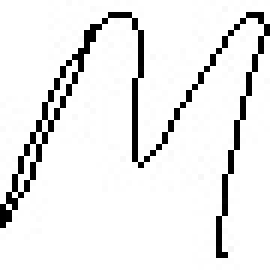
#> input picture Assessment Task 1/student_25349642/M/M_85372.jpg, 45 x 45 px, given as the content of the folder ./output/train/+, which was not available (shown 6 times larger)
$ jupyter execute --allow-errors AT1-PartA-ANN_HOG.ipynb   (shell and % lines are left out)   (text cells are left out)
#> lines starting #> are read from the running program, lines starting #| are printed output that depends on the picture; pictures that were not available may be replaced by others from this repository, and a replacement may not be noted
[cell 1]
import splitfolders

splitfolders.ratio("student_25349642", output="output", seed=1337, ratio=(.8, .1, .1),
                   group_prefix=None, group=None, formats=(".jpg", ".jpeg", ".png"), move=False, shuffle=True)
#> (this line was passed over: splitfolders is not available in this run)

[cell 2]
import numpy as np
import matplotlib.pyplot as plt
from skimage import feature # This pacakge is used for LBP feature extraction
from sklearn import svm # This pacakge is used for svm classification
from sklearn import metrics
import cv2
import seaborn as sns # This pacakge is used for better visualization of data (e.g confusion matrix)
import os
from sklearn.model_selection import train_test_split
from skimage.feature import local_binary_pattern
from sklearn.metrics import accuracy_score, confusion_matrix, classification_report
from skimage import feature

[cell 3]
labelName = ['+', 'beta', 'cos', 'leq', 'M', 'N', 'R', 'rightarrow', 'S', 'z']

def load_dataset(path):

    data = []
    labels = []

    for label in labelName:
        class_path = os.path.join(path, label)

        for img_name in os.listdir(class_path):
            img_path = os.path.join(class_path, img_name)

            img = cv2.imread(img_path, cv2.IMREAD_GRAYSCALE)
            img = cv2.resize(img, (28, 28))

            data.append(img.flatten())
            labels.append(labelName.index(label))

    return np.array(data), np.array(labels)

[cell 4]
X_train, y_train = load_dataset('./output/train')
#> in load_dataset, img is the input picture: shape (45, 45); min 0, max 255, mean 234
#> in load_dataset, `img = cv2.resize(img, (28, 28))`:
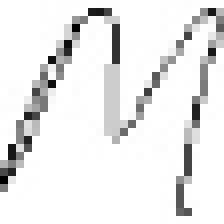
#> img: shape (28, 28) (shown 8 times larger); min 0, max 255, mean 233.7
X_test, y_test = load_dataset('./output/test')
X_val, y_val = load_dataset('./output/val')

[cell 5]
print(np.shape(X_train))
#| (10, 784)
print(np.shape(X_test))
#| (10, 784)
print(np.shape(X_val))
#| (10, 784)

[cell 6]
X_train=X_train.reshape(-1,28,28)
X_test=X_test.reshape(-1,28,28)
X_val=X_val.reshape(-1,28,28)

# print the size of the result reshaped train and test data splits

print("Train dataset after reshaping:{}".format(np.shape(X_train)))
#| Train dataset after reshaping:(10, 28, 28)
print("Test dataset after reshaping :{}".format(np.shape(X_test)))
#| Test dataset after reshaping :(10, 28, 28)
print("Val dataset after reshaping :{}".format(np.shape(X_val)))
#| Val dataset after reshaping :(10, 28, 28)

[cell 7]
img_index = 10
fig = plt.figure()
ax1 = fig.add_subplot(2,2,1)
ax1.axis('off')
#> (the rest of this cell did not finish here and is left out)

[cell 8]
# initialize the data matrix and labels
print("Extracting features from training dataset...")
data_train = []
labels_train = []

# loop over the training images
for img_index in range(len(X_train)):
  # load the image, and extract HOG features it
  ## WRITE YOUR CODE HERE ## (~ 4 lines)
  image = (X_train[img_index])

  # Hint: use orientation =9, pixel_per_cell=(10,10), cells_per_block=2,2,
  # transform_sqrt=True and block_norm="L2-Hys"
  #
  H = feature.hog(image, orientations=9,
                  pixels_per_cell=(10,10),
                  cells_per_block=(2,2),
                  transform_sqrt=True,
                  block_norm='L2-Hys') # Complete the code

  # update the data and labels
  data_train.append(H) # Complete the code
  labels_train.append(y_train[img_index]) # Complete the code

data_train = np.array(data_train).T
labels_train = np.array(labels_train)

## END YOUR CODE HERE ##
print(np.shape(data_train))
#| (36, 10)
print(np.shape(labels_train))
#| (10,)

[cell 9]
data_val = []
labels_val = []

for img_index in range(len(X_val)):
    image = X_val[img_index]

    H = feature.hog(image,
                    orientations=9,
                    pixels_per_cell=(10,10),
                    cells_per_block=(2,2),
                    transform_sqrt=True,
                    block_norm='L2-Hys')

    data_val.append(H)
    labels_val.append(y_val[img_index])
data_val = np.array(data_val).T
labels_val = np.array(labels_val)

[cell 10]
def softmax(z):
    """
    Returns the sigmoid of z

    Arguments:
    z --> A scalar or numpy array of any size.

    Return:
    s --> sigmoid(z)
    """

    ### WRITE YOUR CODE HERE ### (~ 2 line of code)

    z_max = np.max(z, axis=0, keepdims=True)
    z_exp = np.exp(z - z_max)
    s = z_exp / np.sum(z_exp, axis=0, keepdims=True)

    ### END YOUR CODE HERE ###

    return s

[cell 11]
def relu(z):
    return np.maximum(0, z)

def relu_derivative(z):
    return (z > 0).astype(float)

[cell 12]
def loss(A, Y, m):

  """
    Returns the average log loss of A and Y

    Arguments:
    A --> A numpy array of any size.
    Y --> A numpy array of any size.
    m --> number of samples

    Return:
    loss(A, Y, m) --> a scalar
  """

  ## WRITE YOUR CODE HERE ## (~ 1 line of code)

  return (1 / m) * np.sum((-Y) * np.log(A + 1e-10))

  ### END YOUR CODE HERE ###

[cell 13]
def initialize_weight_bias(n_x, n_h, n_y):
  """
  Initialize the weight (W) and bias (b) for ReLU and Softmax functions

  return w1, b1, w2 and b2
  """
  ## WRITE YOUR CODE HERE ## (~ 2 line of code)
  np.random.seed(1)
  w1 = np.random.randn(n_h, n_x) * 0.01
  b1 = np.zeros((n_h, 1))
  w2 = np.random.randn(n_y, n_h) * 0.01
  b2 = np.zeros((n_y, 1))
  ### END YOUR CODE HERE ###

  return w1, b1, w2, b2

[cell 14]
def gradient_descent(w1, b1, w2, b2, X, Y, epochs, learning_rate, show_cost = True):
    """
    Gradient Descent (GD) Algorithm to find the optimum value of W and B

    Arguments:
    w --> weights, a numpy array of size (num_px * num_px * 3, 1)
    b --> bias, a scalar
    X --> data of shape (num_px * num_px * 3, number of examples)
    Y --> true "label" vector (containing 0 if non-cat, 1 if cat), of shape (1, number of examples)
    num_iterations --> number of iterations of the GD loop
    learning_rate --> learning rate of the gradient descent update rule
    show_cost --> True to displat the loss at every 1000 steps

    Returns:
    params --> dictionary containing the weights w and bias b
    grads --> dictionary containing the gradients of the weights and bias with respect to the cost function
    costs --> list of all the costs computed during the optimization, this will be used to plot the learning curve.

    Tips:
    You basically need to write down two steps and iterate through them:
        1) Calculate the cost and the gradient for the current parameters. Use propagate().
        2) Update the parameters using gradient descent rule for w and b.
    """

    costs = []

    for itr in range(epochs):


        # FORWARD PASS Operation: Cost and gradient calculation
        ## WRITE YOUR CODE HERE ## (~ 2 line of code)

        m = X.shape[1]

        z1 = np.dot(w1, X) + b1
        a1 = relu(z1)

        z2 = np.dot(w2, a1) + b2
        a2 = softmax(z2)

        cost = loss(a2, Y, m)

        ### END YOUR CODE HERE ###

        # BACK PROPAGATION Operation (Find gradient(dw), dw and db)
        ## WRITE YOUR CODE HERE ## (~ 3 line of code)

        dz2 = (a2 - Y)
        dw2 = (1 / m) * np.dot(dz2, a1.T)
        db2 = (1 / m) * np.sum(dz2, axis=1, keepdims=True)

        dz1 = np.dot(w2.T, dz2) * relu_derivative(z1)
        dw1 = (1 / m) * np.dot(dz1, X.T)
        db1 = (1 / m) * np.sum(dz1, axis=1, keepdims=True)

        ### END YOUR CODE HERE ###

        cost = np.squeeze(cost)

        # Update w and b with dw and db
        # Hint:
        # dw = dw - learning_rate *dw
        # db = db - learning_rate *db
        ## WRITE YOUR CODE HERE ## (~ 2 line of code)

        w1 = w1 - (learning_rate * dw1)
        b1 = b1 - (learning_rate * db1)
        w2 = w2 - (learning_rate * dw2)
        b2 = b2 - (learning_rate * db2)

        ### END YOUR CODE HERE ###
        #print ("Cost after %i epochs: %f" %(itr, cost))

        # Record the costs after 100 interations
        if itr % 10 == 0:
            costs.append(cost)

        # Print the cost every 100 training examples
        if (show_cost and itr % 100 == 0):
            print (f"Cost after {itr} epochs: {cost:.4f}")

    params = {"w1": w1,
              "b1": b1,
              "w2" : w2,
              "b2" : b2}

    grads = {"dw1": dw1,
             "db1": db1,
             "dw2": dw2,
             "db2": db2}

    return params, grads, costs

[cell 15]
def predict(params, X):
    '''
    Predict whether the label is 0 or 1 using logistic regression parameters (w, b) learned using Gradient Descent(GD)

    Arguments:
    wOptimum --> weights, a numpy array of size (num_px * num_px * 3, 1)
    bOptimum --> bias, a scalar
    XTest --> data of size (num_px * num_px * 3, number of examples)

    Returns:
    Y_prediction --> a numpy array (vector) containing all predictions (0/1) for the examples in X
    '''

    ## WRITE YOUR CODE HERE ## (~ 1 line of code)

    w1, b1 = params["w1"], params["b1"]
    w2, b2 = params["w2"], params["b2"]

    z1 = np.dot(w1, X) + b1
    a1 = relu(z1)
    z2 = np.dot(w2, a1) + b2
    a2 = softmax(z2)

    ### END YOUR CODE HERE ###

    return np.argmax(a2, axis=0)

[cell 16]
def fit(X_train, y_train, epochs = 2000, learning_rate = 0.5, show_cost = False):
    """
    Builds the logistic regression model by calling the functions we have implemented previously

    Arguments:
    X_train --> training set represented by a numpy array of shape (num_px * num_px * 3, m_train)
    Y_train --> training labels represented by a numpy array (vector) of shape (1, m_train)
    num_iterations --> hyperparameter representing the number of iterations to optimize the parameters
    learning_rate --> hyperparameter representing the learning rate used in the update rule of optimize()
    show_cost --> Set to true to display the cost every 100 iterations

    Returns:
    model --> dictionary containing information (costs, Y_prediction_train, w, b, learning_rate,num_iteration) about the model.
    """

    ### START CODE HERE ###

    # Collect number of classes first
    num_classes = len(np.unique(y_train))

    def one_hot(y, num_classes):
        m = y.shape[0]
        one_hot_Y = np.zeros((num_classes, m))
        one_hot_Y[y, np.arange(m)] = 1
        return one_hot_Y

    Y_train = one_hot(y_train, num_classes)

    n_x = X_train.shape[0]
    n_h = 64
    n_y = num_classes


    # initialize parameters with zeros (~ 1 line of code)
    w1, b1, w2, b2 = initialize_weight_bias(n_x, n_h, n_y)

    # Gradient descent (~ 1 line of code)
    parameters, grads, costs = gradient_descent(w1, b1, w2, b2, X_train, Y_train, epochs, learning_rate, show_cost=show_cost)

    # Predict train set samples (~ 1 lines of code)
    y_prediction_train = predict(parameters, X_train)

    ### END CODE HERE ###

    # Print train/test Errors
    train_accuracy = np.mean(y_prediction_train == y_train) * 100
    print(f"train accuracy: {train_accuracy:.2f} %")


    model = {"params": parameters,
             "costs": costs,
             "learning_rate": learning_rate,
             "num_iterations": epochs}

    return model

[cell 17]
def extract_HOG_features(X):
    features_list = []
    for img in X:
        H1 = feature.hog(img,
                         orientations=9,
                         pixels_per_cell=(10,10),
                         cells_per_block=(2,2),
                         transform_sqrt=True,
                         block_norm='L2-Hys')
        features_list.append(H1)
    return np.array(features_list).T

X_train_hog = extract_HOG_features(X_train)
X_test_hog  = extract_HOG_features(X_test)

model = fit(X_train_hog, y_train, epochs=2000, learning_rate=0.5, show_cost=True)
#> in fit, `w1, b1, w2, b2 = initialize_weight_bias(n_x, n_h, n_y)`:
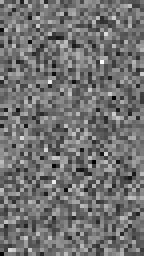
#> w1: shape (64, 36) float64 (shown 4 times larger); min -0.0315, max 0.0396, mean 0.000284; drawn with min black and max white
#> the loop in gradient_descent, `for itr in range(epochs):` made 2000 passes
#> pass 1, in gradient_descent, `dw1 = (1 / m) * np.dot(dz1, X.T)`:
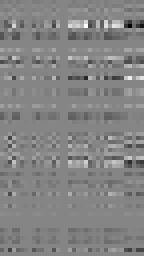
#> dw1: shape (64, 36) float64 (shown 4 times larger); min -0.00111, max 0.00102, mean -1.33e-05; drawn with min black and max white
#> after the loop in gradient_descent, `for itr in range(epochs):`:
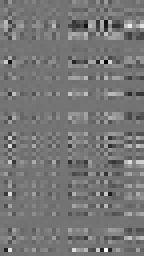
#> w1: shape (64, 36) float64 (shown 4 times larger); min -0.723, max 0.861, mean 0.0143; drawn with min black and max white

## Retrieve w and b from the trained model for prediction
X_train_hog = extract_HOG_features(X_train)
X_test_hog  = extract_HOG_features(X_test)

## Call predict() to test the samples in testset
y_prediction_test = predict(model["params"], X_test_hog)
train_accuracy = np.mean(y_prediction_test == y_test) * 100
print(f"train accuracy: {train_accuracy:.2f} %")

[cell 18]
def plotLearningCurve(model):
  """
  Helper function to plot the Learning curve

  Argument : model (learned paramenters and costs)
  """

  plt.plot(model["costs"])
  plt.ylabel('cost')
  plt.xlabel('iterations (per hundreds)')
  plt.title("Cost/Loss Curve")
  plt.show()

[cell 19]
plotLearningCurve(model)
#> in plotLearningCurve, `plt.show()`:
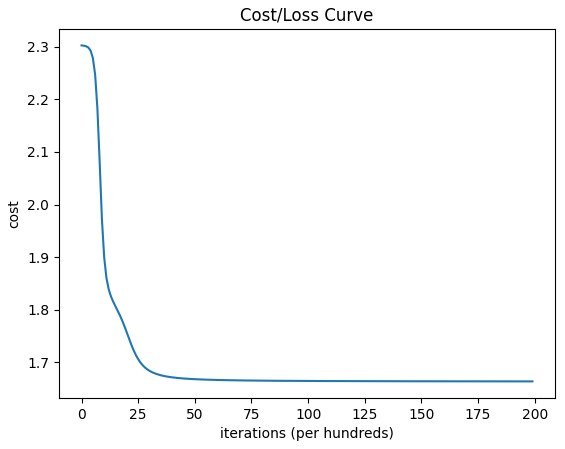
#> figure drawn by matplotlib, 1 panel; curve peaks at x = 0, y = 2.3

[cell 20]
accuracy = accuracy_score(y_test, y_prediction_test)
print("Accuracy on test dataset:", accuracy)

[cell 21]
# plot the confusion matrix
cm  = metrics.confusion_matrix(y_test, y_prediction_test)
print(cm)

# Plot confusion matrix using seaborn library
plt.figure(figsize=(9,9))
sns.heatmap(cm, annot=True, fmt=".3f", linewidths=.5, square = True, cmap = 'Blues_r');
plt.ylabel('Actual label');
plt.xlabel('Predicted label');
all_sample_title = 'Accuracy Score: {0}'.format(accuracy)
plt.title(all_sample_title, size = 15);
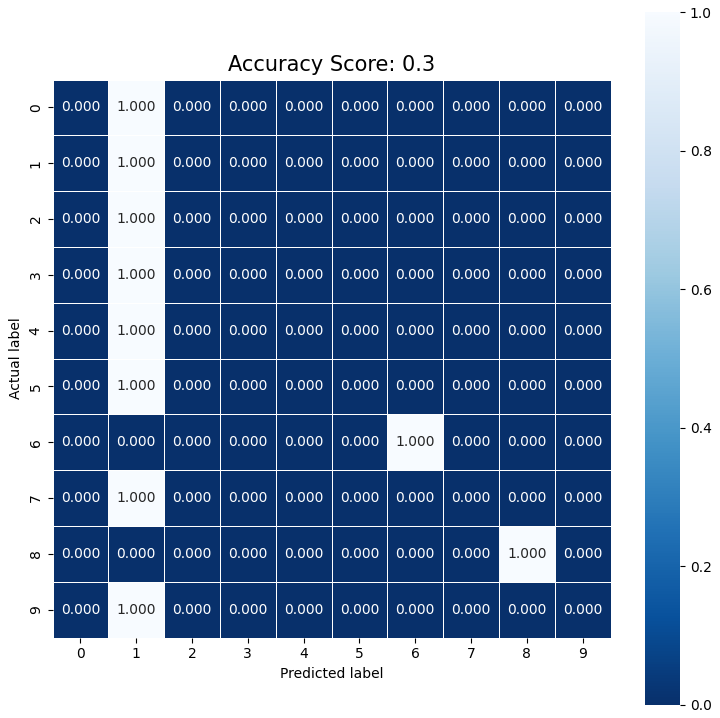
#> figure drawn by matplotlib, 2 panels

[cell 22]
# Display some classification result on test samples
images = []
pred_label = []
true_label = []

# randomly select a few testing fashion items
for i in np.random.choice(np.arange(0, len(y_test)), size=(16,)):
  # classify the clothing
  H2 = X_test_hog[:, i].reshape(-1, 1)
  prediction = predict(model["params"], H2)[0]
  label = labelName[prediction]
  orig_label = labelName[y_test[i]]
  image = X_test[i]
  image = cv2.merge([image] * 3)
  image = cv2.resize(image, (96, 96), interpolation=cv2.INTER_LINEAR)

  # cv2.putText(image, f"Predicted Label: {label}", (5, 20), cv2.FONT_HERSHEY_SIMPLEX, 0.50, (0, 255, 0), 2)
  # cv2.putText(image, f"True Label: {orig_label}", (5, 20), cv2.FONT_HERSHEY_SIMPLEX, 0.50, (255, 0, 0), 2)

  images.append(image)
  pred_label.append(label)
  true_label.append(orig_label)
#> this loop made 16 passes
#> pass 1, `image = cv2.resize(image, (96, 96), interpolation=cv2.INTER_LINEAR)`:
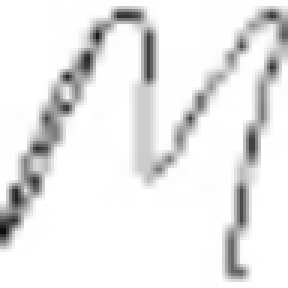
#> image: shape (96, 96, 3) (shown 3 times larger); min 13, max 255, mean 233.7
#> pass 2, `image = X_test[i]`:
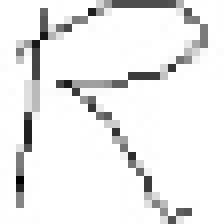
#> image: shape (28, 28) (shown 8 times larger); min 0, max 255, mean 236

[cell 23]
np.shape(images[1])
#> Out = (96, 96, 3)

[cell 24]
## Display the classification results
#Plot the image and the predicted labels
fig = plt.figure()
ax1 = fig.add_subplot(2,2,1)
ax1.imshow(images[0])
ax1.set_title(f"Prediction: {pred_label[0]} | True: {true_label[0]}")
ax1.axis("off")
ax2 = fig.add_subplot(2,2,2)
ax2.imshow(images[1])
ax2.set_title(f"Prediction: {pred_label[1]} | True: {true_label[1]}")
ax2.axis("off")
ax3 = fig.add_subplot(2,2,3)
ax3.imshow(images[2])
ax3.set_title(f"Prediction: {pred_label[2]} | True: {true_label[2]}")
ax3.axis("off")
ax4 = fig.add_subplot(2,2,4)
ax4.imshow(images[3])
ax4.set_title(f"Prediction: {pred_label[3]} | True: {true_label[3]}")
ax4.axis("off")
plt.show()
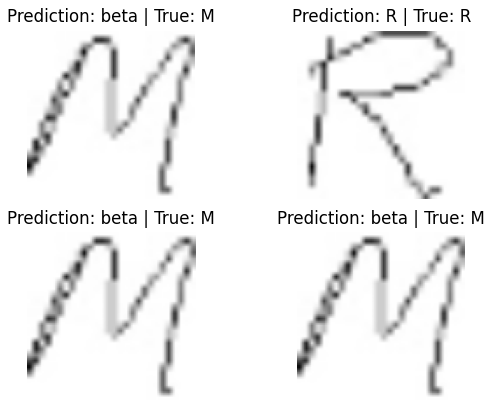
#> figure drawn by matplotlib, 4 panels
